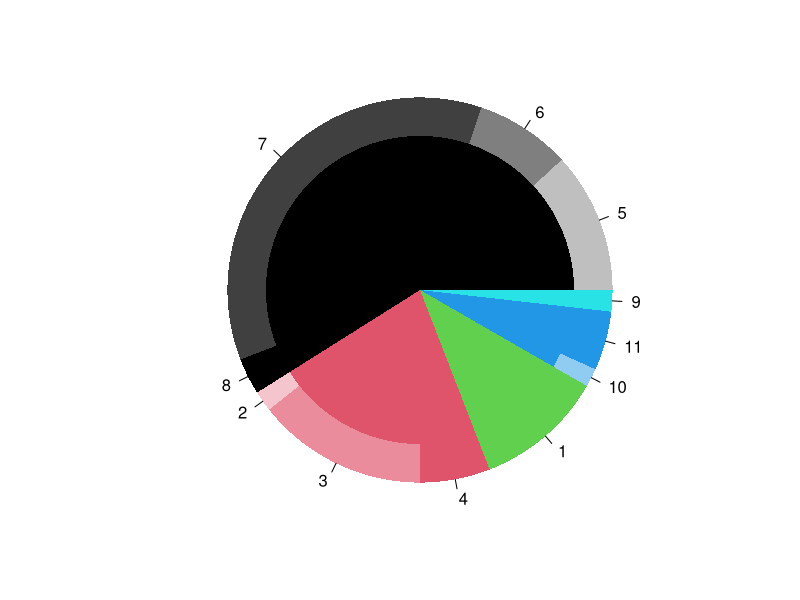
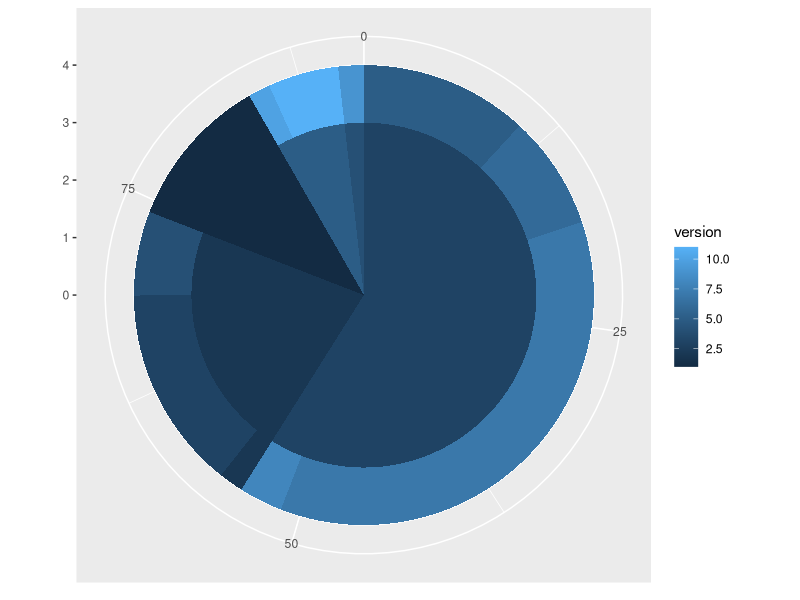

Reproduce these figures in R, in order.
browser  <- structure(list(
	browser  <- structure(
		c(3L, 3L, 3L, 3L, 2L, 2L, 2L, 1L, 5L, 5L, 4L), 
		.Label = c('Chrome', 'Firefox', 'MSIE', 'Opera', 'Safari')
	),
	version  <- structure(
		c(5L, 6L, 7L, 8L, 2L, 3L, 4L, 1L, 10L, 11L, 9L),
		.Label = c('Chrome 10.0', 'Firefox 3.5', 'Firefox 3.6', 'Firefox 4.0', 'MSIE 6.0', 'MSIE 7.0', 'MSIE 8.0', 'MSIE 9.0', 'Opera 11.x', 'Safari 4.0', 'Safari 5.0')
	),
	share  <- c(10.85, 7.35, 33.06, 2.81, 1.58, 13.12, 5.43, 9.91, 1.42, 4.55, 1.65),
	ymax  <- c(10.85, 18.2, 51.26, 54.07, 55.65, 68.77, 74.2, 84.11, 85.53, 90.08, 91.73), 
	ymin = c(0, 10.85, 18.2, 51.26, 54.07, 55.65, 68.77, 74.2, 84.11, 85.53, 90.08)),
	.Names = c('browser', 'version', 'share', 'ymax', 'ymin'), 
	row.names = c(NA, -11L), 
	class = 'data.frame'
)

tbl <- table(browser$browser)[order(unique(browser$browser))]
# table函数获取数据的列联表，其中第一行表示因子，第二行表示对应因此出现的频次数

col.main <- Map(rep, seq_along(tbl), tbl)
# seq_along 创建一个从1开始，长度等于输入值的序列

col.sub <- lapply(col.main, 
				  function(x) 
					  Vectorize(adjustcolor)(x, 
											 alpha.f = seq_along(x) / length(x)))

pie(browser$share, border = NA, 
	radius = 1, col = unlist(col.sub),
	labels = browser$version
)

par(new = TRUE)
pie(browser$share, border = NA, radius = 0.8, col = unlist(col.main),
	labels = NA)

## 使用ggplot2绘制
library("ggplot2")

p <- ggplot(browser) + 
	geom_rect(aes(fill = version,
				  ymax = ymax, ymin = ymin,
				  xmax = 4, xmin = 3)) +
	geom_rect(aes(fill = browser, 
				  ymax = ymax, ymin = ymin,
				  xmax = 3, xmin = 0)) + 
	xlim(c(0, 4)) + 
	theme(aspect.ratio = 1)
p + coord_polar(theta = "y")

browser$browser = browser$parent
write.table(browser, file = "browser.csv", row.names = F, sep = ",")
